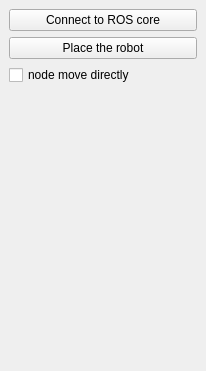
<?xml version="1.0" encoding="UTF-8"?>
<ui version="4.0">
 <class>DockSimulationUI</class>
 <widget class="QDockWidget" name="DockSimulationUI">
  <property name="geometry">
   <rect>
    <x>0</x>
    <y>0</y>
    <width>206</width>
    <height>371</height>
   </rect>
  </property>
  <property name="windowTitle">
   <string>simulation dock</string>
  </property>
  <widget class="QWidget" name="dockWidgetContents">
   <layout class="QVBoxLayout" name="verticalLayout_2">
    <item>
     <widget class="QPushButton" name="btnConnectToROS">
      <property name="text">
       <string>Connect to ROS core</string>
      </property>
     </widget>
    </item>
    <item>
     <widget class="QPushButton" name="btnPlaceRobot">
      <property name="text">
       <string>Place the robot</string>
      </property>
      <property name="checkable">
       <bool>true</bool>
      </property>
      <property name="checked">
       <bool>false</bool>
      </property>
     </widget>
    </item>
    <item>
     <widget class="QCheckBox" name="cbNodeMoveDirectly">
      <property name="text">
       <string>node move directly</string>
      </property>
     </widget>
    </item>
    <item>
     <spacer name="endSpacer">
      <property name="orientation">
       <enum>Qt::Vertical</enum>
      </property>
      <property name="sizeHint" stdset="0">
       <size>
        <width>20</width>
        <height>132</height>
       </size>
      </property>
     </spacer>
    </item>
   </layout>
  </widget>
 </widget>
 <resources/>
 <connections/>
</ui>
